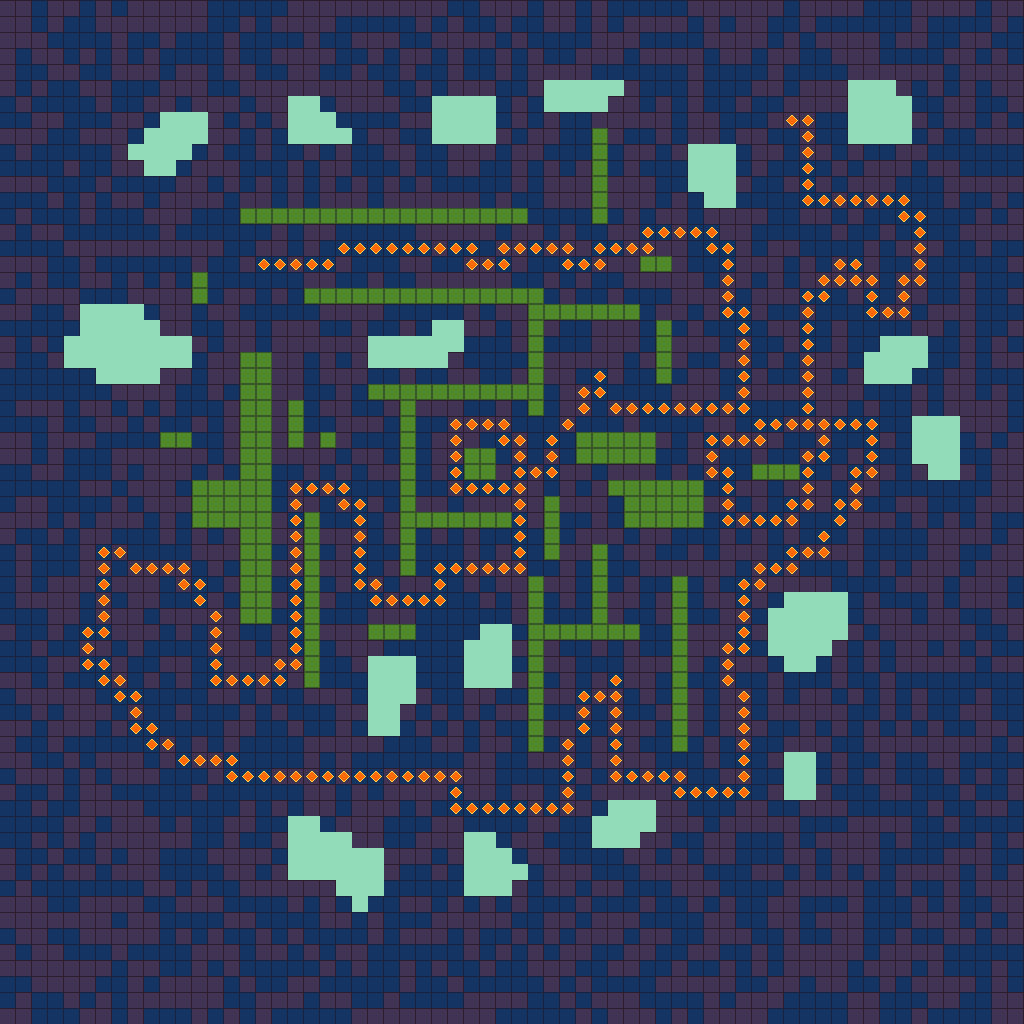

This game map was drawn from its Tiled (.tmx) file and the tilesets committed beside it. A one-line description and the trimmed map source follow:
An orthogonal 64x64 tile map with 16x16 px tiles, 3 tile layers (ground, pellets, Blobs).

<map version="1.2" tiledversion="1.2.0" orientation="orthogonal" renderorder="right-down" width="64" height="64" tilewidth="16" tileheight="16" infinite="0" nextlayerid="7" nextobjectid="1">
 <tileset firstgid="1" source="tiles.tsx" />
 <layer id="1" name="ground" width="64" height="64">
  <data>[4096 cells, 4096 non-empty, 3 distinct tile ids]</data>
 </layer>
 <layer id="2" name="pellets" width="64" height="64">
  <data>[4096 cells, 307 non-empty, 1 distinct tile ids]</data>
 </layer>
 <layer id="6" name="Blobs" width="64" height="64">
  <data>[4096 cells, 226 non-empty, 1 distinct tile ids]</data>
 </layer>
</map>
